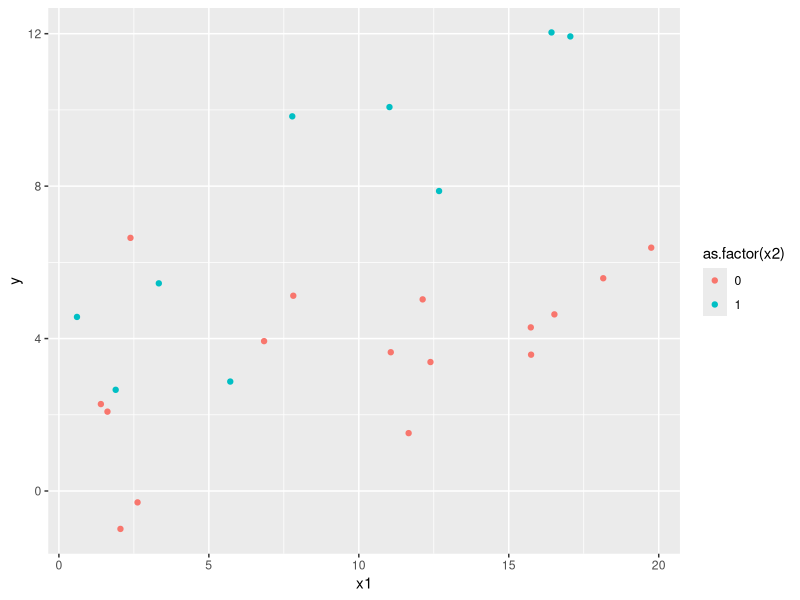
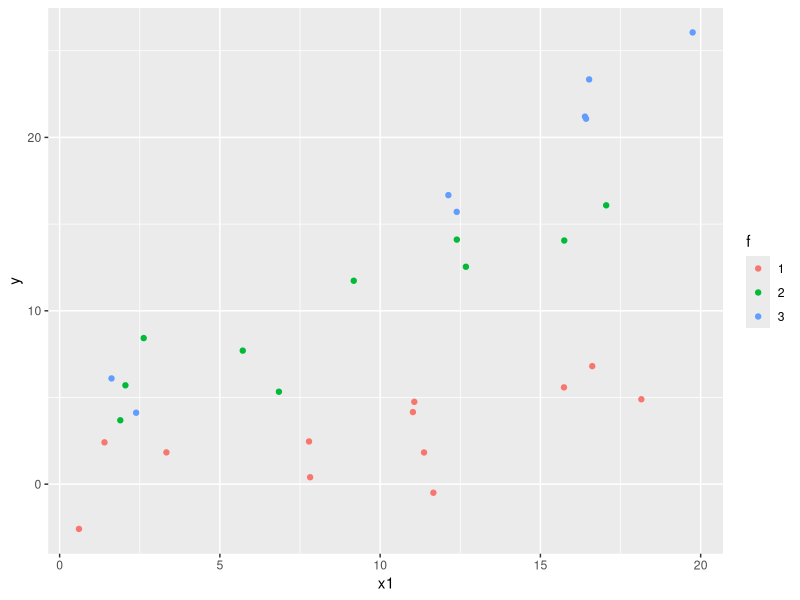
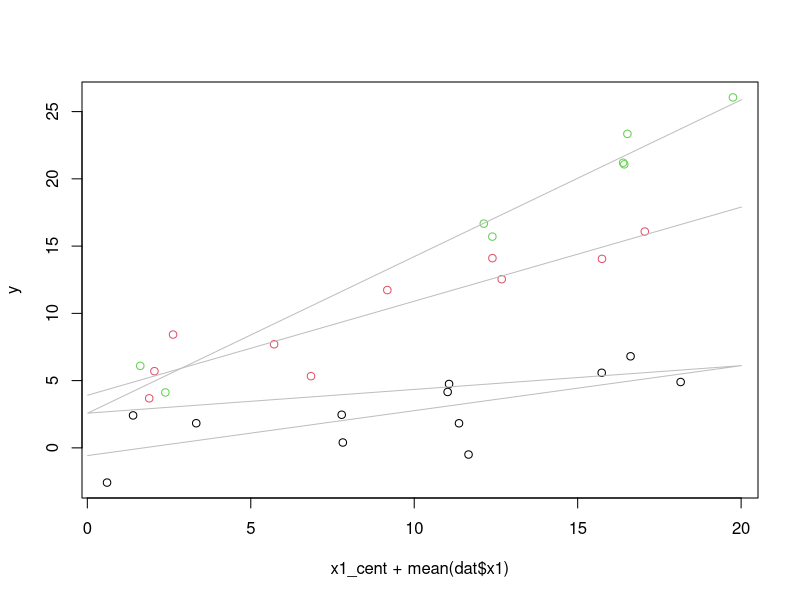

R code for these plots, in order:
## ---- chunk 1
set.seed(999)
b0 <- 1.4 # intercept
b1 <- 0.2 # continuous slope
b2 <- 1.7 # factor level 1 coefficient
b1.2 <- 0.5 # interaction between b1 and b2
sigma <- 2.0 # residual standard deviation
N <- 25 # number of data points

x1 <- runif(N, 0, 20) # continuous predictor data
x2 <- rbinom(N, size = 1, prob = 0.4) # binary predictor data

# generate response data:
y <- rnorm(N, mean = b0 +
  b1 * x1 +
  b2 * x2 +
  x1 * x2 * b1.2,
  sd = sigma)
dat <- data.frame(x1, x2, y)
head(dat)
## ---- chunk 2
library(ggplot2)
ggplot(dat, aes(x1, y, colour = as.factor(x2))) + geom_point()
## ---- chunk 3
m <- lm(y ~ x1 * x2, data = dat)
m_no_inter <- lm(y ~ x1 + x2, data = dat)
round(coef(m), 2)
round(coef(m_no_inter), 2)
## ---- chunk 4
dat$x2_cent <- dat$x2 - mean(dat$x2)
dat$x1_cent <- dat$x1 - mean(dat$x1)
m_center <- lm(y ~ x1_cent * x2_cent, data = dat)
m_center_no_inter <- lm(y ~ x1_cent + x2_cent,
  data = dat)
round(coef(m_center), 2)
round(coef(m_center_no_inter), 2)
## ---- chunk 5
set.seed(999)
b0 <- 1.4 # intercept
b1 <- 0.2 # continuous slope
b2 <- 1.7 # factor level 0-1 coefficient
b3 <- 2.9 # factor level 0-2 coefficient
b1.2 <- 0.5 # interaction between b1 and b2
b1.3 <- 0.9 # interaction between b1 and b3
sigma <- 2.0 # residual standard deviation
N <- 30 # number of data points

x1 <- runif(N, 0, 20) # continuous predictor data
# 3-factor predictor data:
f <- sample(c(1, 2, 3), N, replace = TRUE)

x2 <- ifelse(f == 2, 1, 0)
x3 <- ifelse(f == 3, 1, 0)

y <- rnorm(N, mean = b0 +
  b1 * x1 +
  b2 * x2 +
  b3 * x3 +
  x1 * x2 * b1.2 +
  x1 * x3 * b1.3,
  sd = sigma)

dat <- data.frame(x1, x2, x3, y,
  f = as.factor(f))
head(dat)
## ---- chunk 6
ggplot(dat, aes(x1, y, colour = f)) + geom_point()
## ---- chunk 7
m2 <- lm(y ~ x1 * f, data = dat)
round(coef(m2), 2)
## ---- chunk 8
m2.1 <- lm(y ~ x1 * x2 + x1 * x3, data = dat)
round(coef(m2.1), 2)
## ---- chunk 9
m2.1_no_inter <- lm(y ~ x1 + x2 + x1 + x3, data = dat)
round(coef(m2.1), 2)
round(coef(m2.1_no_inter), 2)
## ---- chunk 10
dat$x1_cent <- dat$x1 - mean(dat$x1)
dat$x2_cent <- dat$x2 - mean(dat$x2)
dat$x3_cent <- dat$x3 - mean(dat$x3)
m2.2 <- lm(y ~ x1_cent * x2_cent + x1_cent * x3_cent, data = dat)
m2.2_no_inter <- lm(y ~ x1_cent + x2_cent + x3_cent, data = dat)
## ---- chunk 11
round(coef(m2.2), 2)
round(coef(m2.2_no_inter), 2)
## ---- chunk 12
x1_cent <- seq(-10, 10, length.out = 100)
newdata1 <- data.frame(x1_cent = x1_cent,
  x2_cent = min(dat$x2_cent), x3_cent = min(dat$x3_cent))
newdata2 <- data.frame(x1_cent = x1_cent,
  x2_cent = max(dat$x2_cent), x3_cent = min(dat$x3_cent))
newdata3 <- data.frame(x1_cent = x1_cent,
  x2_cent = min(dat$x2_cent), x3_cent = max(dat$x3_cent))
newdata <- rbind(newdata1, newdata2, newdata3)
## ---- chunk 13
newdata$pred <- predict(m2.2, newdata = newdata)
with(dat, plot(x1_cent + mean(dat$x1), y, col = f))
plyr::d_ply(newdata, "x2_cent", function(x) {
  with(x, lines(x1_cent + mean(dat$x1), pred, col = "grey"))
  })
## ---- chunk 14
# # Adjusting factor level references
#
# combine_coefs <- function(model, ref_coef, comp_coef) {
#   if(class(model)[1] == "lme")
#     x <- as.data.frame(summary(model)$tTable)
#   if(class(model)[1] == "glm" | class(model)[1] == "lm") {
#     x <- as.data.frame(summary(model)$coef)
#     names(x)[c(1, 2)] <- c("Value", "Std.Error")
#   }
#   x$coef_name <- row.names(x)
#   row.names(x) <- NULL
#   base_coef <- x[x$coef_name == ref_coef, "Value"]
#   base_se <- x[x$coef_name == ref_coef, "Std.Error"]
#   comparison_coef <- x[x$coef_name == comp_coef, "Value"]
#   comparison_se <- x[x$coef_name == comp_coef, "Std.Error"]
#   combined_coef <- base_coef + comparison_coef
#   combined_se <- sqrt(comparison_se^2 - base_se^2)
#   data.frame(coef = combined_coef, se = combined_se)
# }
#
# x2_coef <- combine_coefs(m2.2, ref_coef = "x1_cent", comp_coef = "x1_cent:x2_cent", unit_value = min(dat$x2_cent))
# x3_coef <- combine_coefs(m2.2, ref_coef = "x1_cent", comp_coef = "x1_cent:x3_cent", unit_value = min(dat$x3_cent))
#
# newdata$pred <- predict(m2.2, newdata = newdata)
# with(dat, plot(x1_cent + mean(dat$x1), y, col = f))
# plyr::d_ply(newdata, "x2_cent", function(x) {
#   with(x, lines(x1_cent + mean(dat$x1), pred, col = "lightgrey"))
#   })
#
# # very roughly:
# # see coef(m2.2)
# abline(a = 3, b = 0.6684 + 0.567*-0.333 + 0.988 * -0.3) # 1st level
# abline(a = 3, b = 0.6684 + 0.567*0.667 + 0.988 * -0.3) # 2nd level
# abline(a = 3, b = 0.6684 + 0.567*-0.333 + 0.988 * 0.7) # 3rd level

